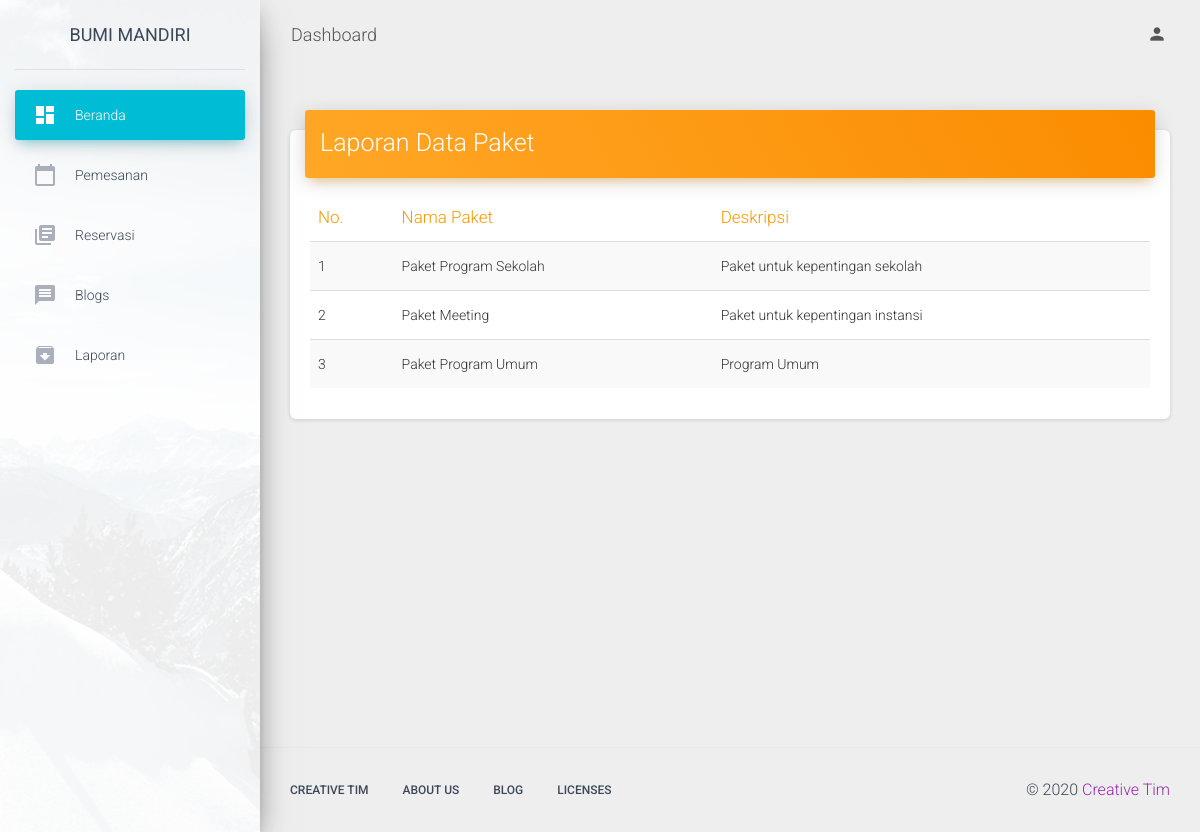
The app's page /Admin/laporan_paket, older data.
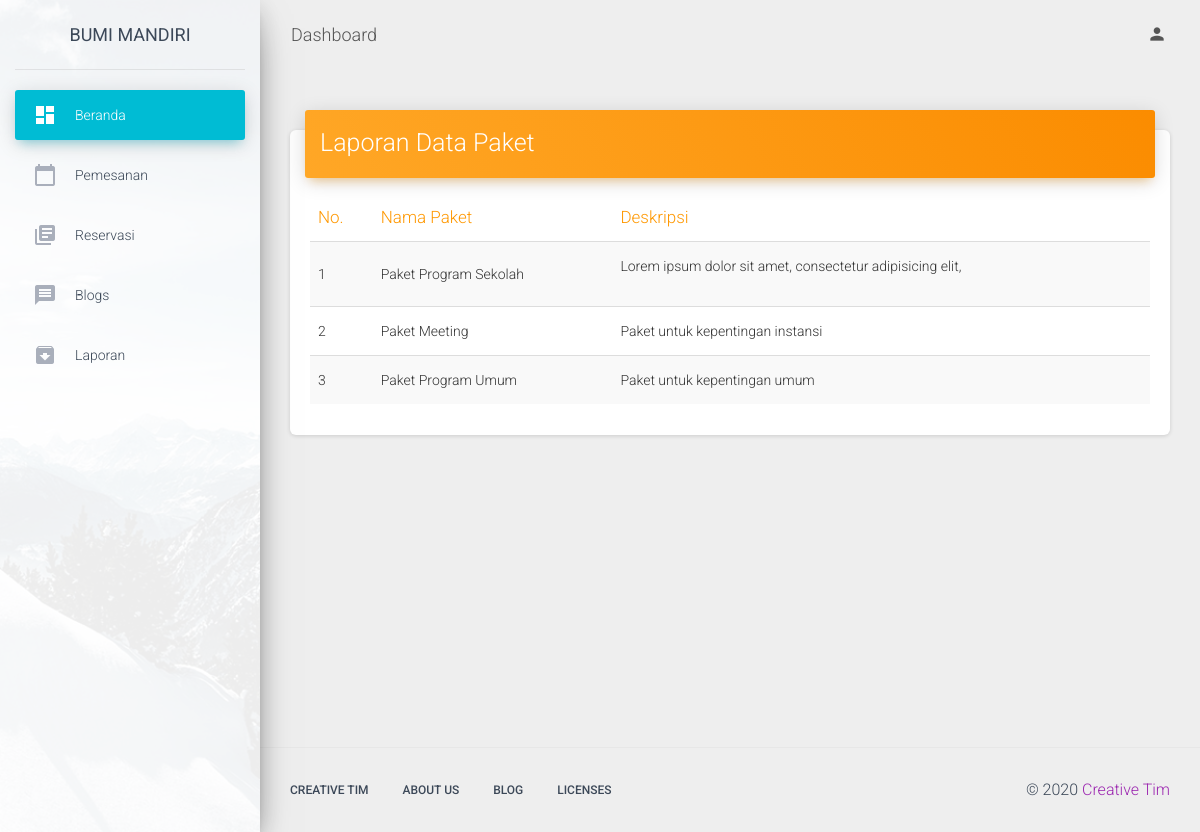
The same page, newer data.
### tables this page shows
CREATE TABLE IF NOT EXISTS `paket_jenis` (
  `id` int(11) NOT NULL AUTO_INCREMENT,
  `nama_paket` varchar(30) NOT NULL,
  `deskripsi` text NOT NULL,
  `paket_img` varchar(100) NOT NULL,
  PRIMARY KEY (`id`)
);

### application/controllers/Admin.php (called while the page is built, shortened)
<?php
class Admin extends CI_Controller {
	function __construct(){
		$this->load->helper('url');
        $this->load->helper('text');
        $this->load->library('pdf');
		$this->load->model('Admin_model');
		$this->load->model('Paket_model');
		$this->load->model('Petugas_model');
		$this->load->model('Pelanggan_model');
		$this->load->model('Reservasi_model');
		$this->load->model('Post_model');
		$this->load->model('Testimoni_model');
		$this->load->model('Pemesanan');
	}
	public function laporan_paket()
	{
		$data=array('res'=>$this->Paket_model->get_paket());
		$this->load->view('admin/template/head');
		$this->load->view('admin/template/sidebar');
		$this->load->view('admin/paket_laporan', $data);
		$this->load->view('admin/template/foot');
	}
}

### index.php (called while the page is built, shortened)
<?php
require_once BASEPATH.'core/CodeIgniter.php';

### application/models/Paket_model.php (called while the page is built, shortened)
<?php
class Paket_model extends CI_Model {
	function get_paket(){
		$result=$this->db->query("SELECT * FROM paket_jenis");
        return $result;
	}
}

### application/views/admin/paket_laporan.php (the view, shortened to what this page needs)
<!DOCTYPE html>
<html lang="en">
    <div class="main-panel">
      <nav class="navbar navbar-expand-lg navbar-transparent navbar-absolute fixed-top ">
        <div class="container-fluid">
          <div class="navbar-wrapper">
            <a class="navbar-brand" href="#pablo">Dashboard</a>
          </div>
          <div class="collapse navbar-collapse justify-content-end">
            <ul class="navbar-nav">
              <li class="nav-item dropdown">
                <a class="nav-link" href="#pablo" id="navbarDropdownProfile" data-toggle="dropdown" aria-haspopup="true" aria-expanded="false">
                  <i class="material-icons">person</i>
                </a>
              </li>
            </ul>
          </div>
        </div>
      </nav>
      <div class="content">
        <div class="container-fluid">
          <div class="">
              <div class="card">
                <div class="card-header card-header-warning">
                  <h3 class="card-title pull-left">Laporan Data Paket</h3>
                </div>
                <div class="card-body table-responsive">
                  <table id="laporan" class="table table-hover  table-striped">
                    <thead class="text-warning">
                      <th>No.</th>
                      <th>Nama Paket</th>
                      <th>Deskripsi</th>
                    </thead>
                    <tbody><?php $no=1; ?>
                    <?php
                      function word_limit($string, $word_limit){
                        $words = explode(" ",$string);
                        return implode(" ",array_splice($words,0,$word_limit));
                      }
                      foreach(array_slice($res->result(), 0, 10) as $post ):
                    ?>
                      <tr>
                        <td><?php echo $no++; ?></td>
                        <td><?php echo $post->nama_paket?></td>
                        <td><?php echo word_limit($post->deskripsi, 8);?></td>
                      </tr>
                    <?php endforeach; ?></tbody>
                  </table>
                </div>
              </div>
            </div>
        </div>
      </div>
      <footer class="footer">
        <div class="container-fluid">
          <nav class="float-left">
            <ul>
              <li>
                <a href="https://www.creative-tim.com">
                  Creative Tim
                </a>
              </li>
              <li>
                <a href="https://creative-tim.com/presentation">
                  About Us
                </a>
              </li>
              <li>
                <a href="http://blog.creative-tim.com">
                  Blog
                </a>
              </li>
              <li>
                <a href="https://www.creative-tim.com/license">
                  Licenses
                </a>
              </li>
            </ul>
          </nav>
          <div class="copyright float-right">
            &copy;
            <a href="https://www.creative-tim.com" target="_blank">Creative Tim</a>
          </div>
        </div>
      </footer>
    </div>
  </div>

Row changes from the older to the newer data that the page shows:
changed paket_jenis "Paket Program Sekolah": deskripsi "Paket untuk kepentingan sekolah" → "Lorem ipsum dolor sit amet, consectetur adipisicing elit,"
changed paket_jenis "Paket Program Umum": deskripsi "Program Umum" → "Paket untuk kepentingan umum"
